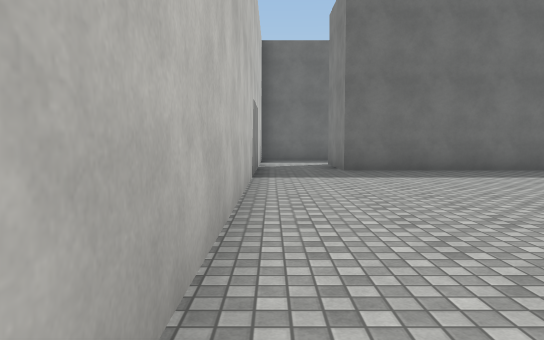
View 1 (above)

19 first-person views from a walk through a 3-D level made in the Unity game engine. The camera is 1.3 m above the floor, tilts 4° down and sees 70° across. The floor is counted in squares, 2 m on a side. Each view is taken from the middle of a square. On the plan, view 1 faces up. The plan holds only what a view shows up to about 11 squares ahead; the rest is blank. The place goes on beyond the plan. The player is left out. Surface patterns are stand-ins for the level's own textures.

View 2
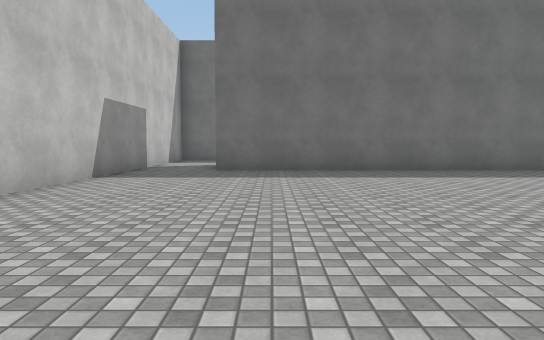

View 3
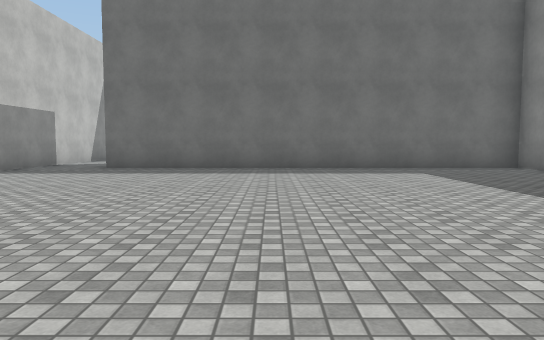

View 4
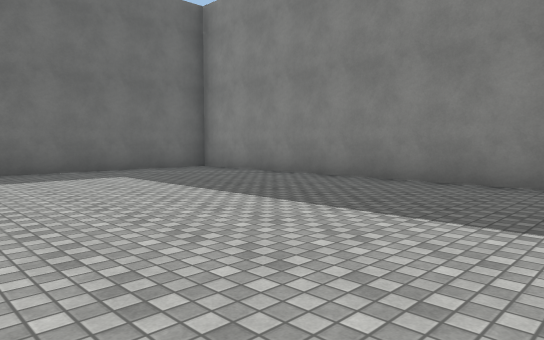

View 5
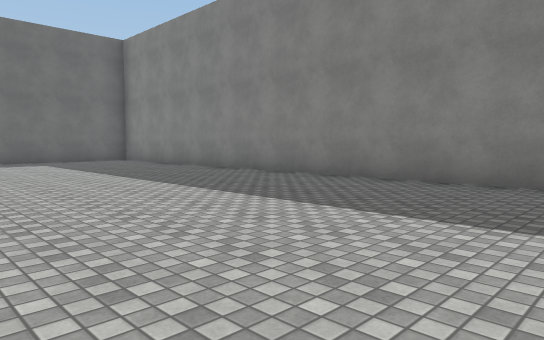

View 6
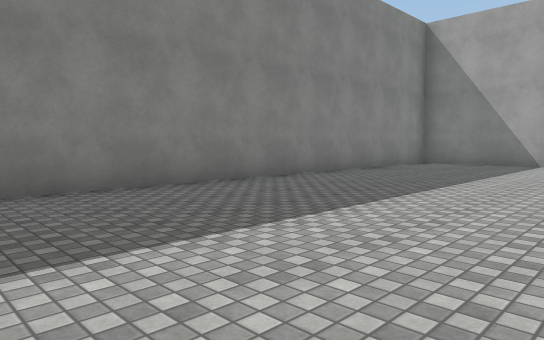

View 7
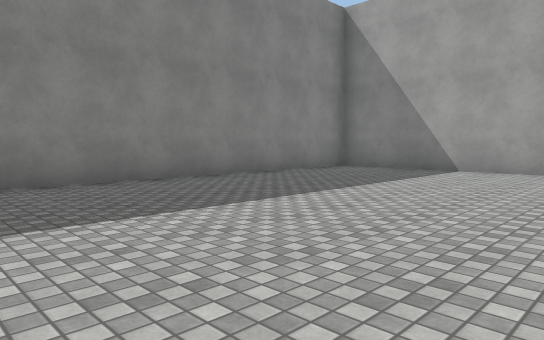

View 8
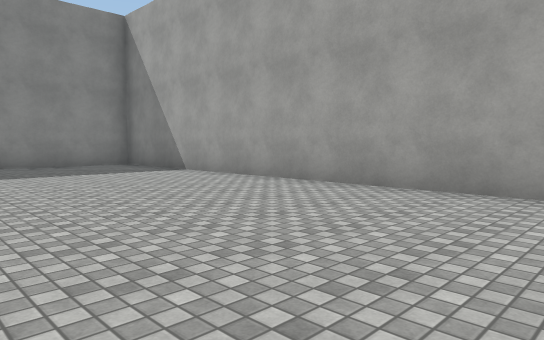

View 9
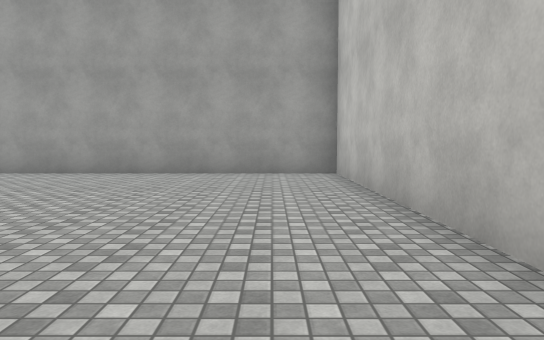

View 10
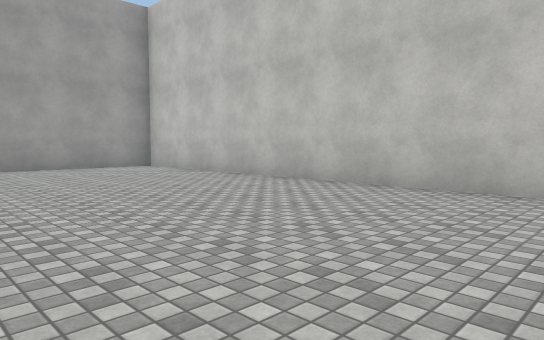

View 11
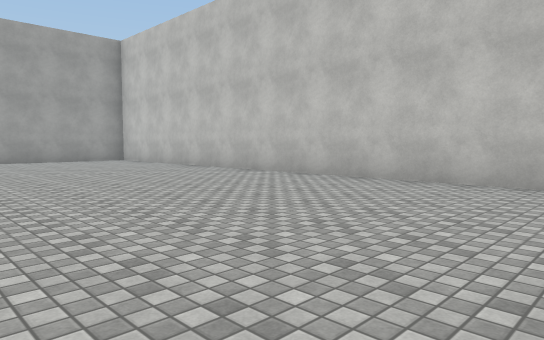

View 12
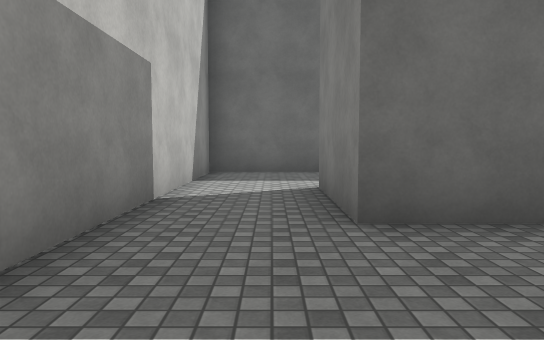

View 13
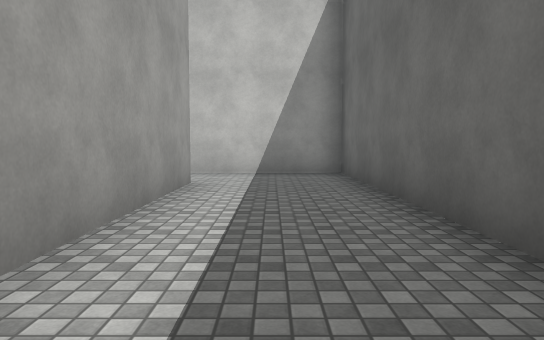

View 14
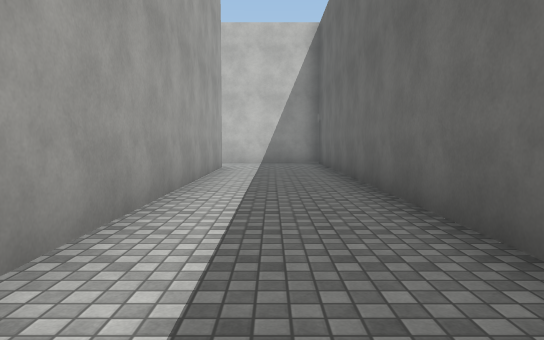

View 15
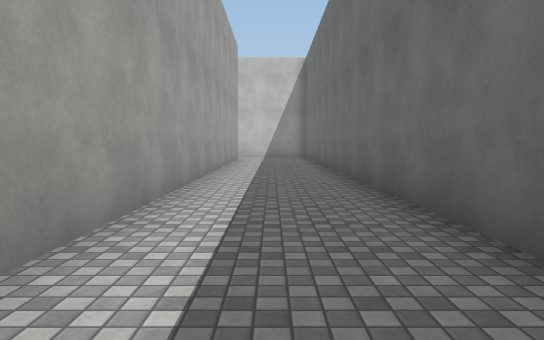

View 16
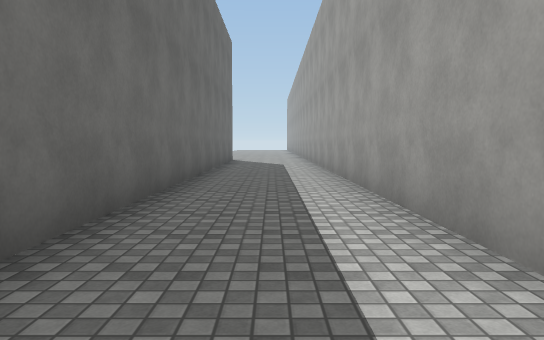

View 17
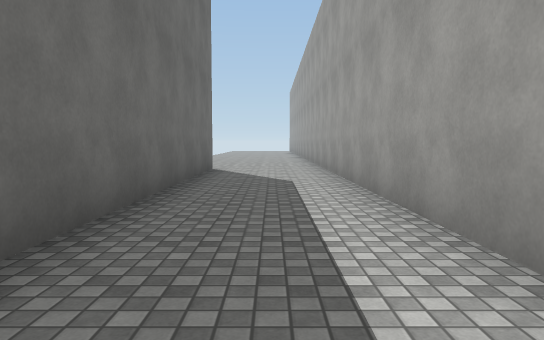

View 18
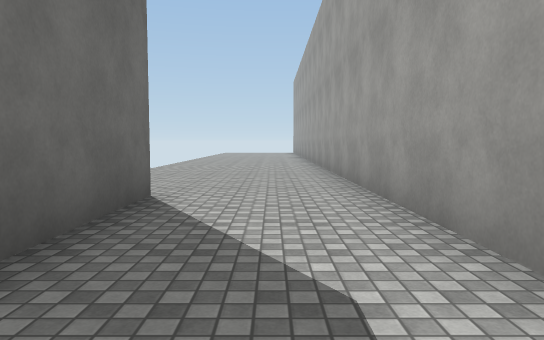

View 19
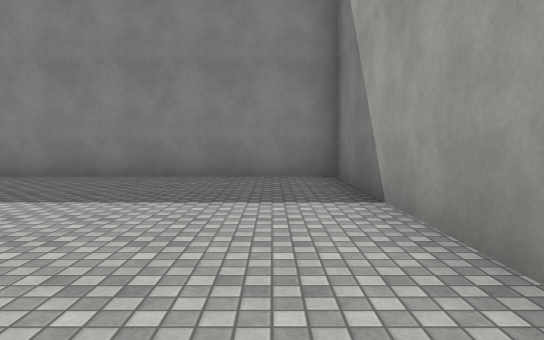

### Floor plan
Points are (right, up) in squares from view 1. A wall is a line through its corners. A room is listed if a view was taken in it or the views show most of it. See-through windows are left out.
Room 1 (views 1, 2, 3, 4, 5, 6, 7, 8, 9, 10, 11, 12, 19)
walls: (-0.4, 12.5) (-0.4, -13.2) (12.4, -13.2) (12.4, 9.1) (1.7, 9.1) (1.7, 11.7)
ways out: opening at (0.5, 11.5) to room 2
Room 2 (views 13, 14, 15, 16, 17, 18)
walls: (26.9, 14.5) (-0.4, 14.5) (-0.4, 12.5); (1.7, 11.7) (30.5, 11.7)
ways out: opening at (0.5, 11.5) to room 1

Where each view was taken, in squares from view 1:
view 1: 0 up, 0 right, facing up
view 2: 0 up, 3 right, facing up
view 3: 1 down, 6 right, facing up
view 4: 0 up, 6 right, facing up-right
view 5: 5 down, 6 right, facing up-right
view 6: 1 down, 7 right, facing down-right
view 7: 4 down, 6 right, facing down-right
view 8: 8 down, 1 right, facing down-right
view 9: 5 down, 1 right, facing down
view 10: 3 down, 5 right, facing down-left
view 11: 1 up, 6 right, facing down-left
view 12: 6 up, 1 right, facing up
view 13: 13 up, 8 right, facing left
view 14: 13 up, 12 right, facing left
view 15: 13 up, 17 right, facing left
view 16: 13 up, 12 right, facing right
view 17: 13 up, 17 right, facing right
view 18: 13 up, 22 right, facing right
view 19: 12 down, 5 right, facing right
